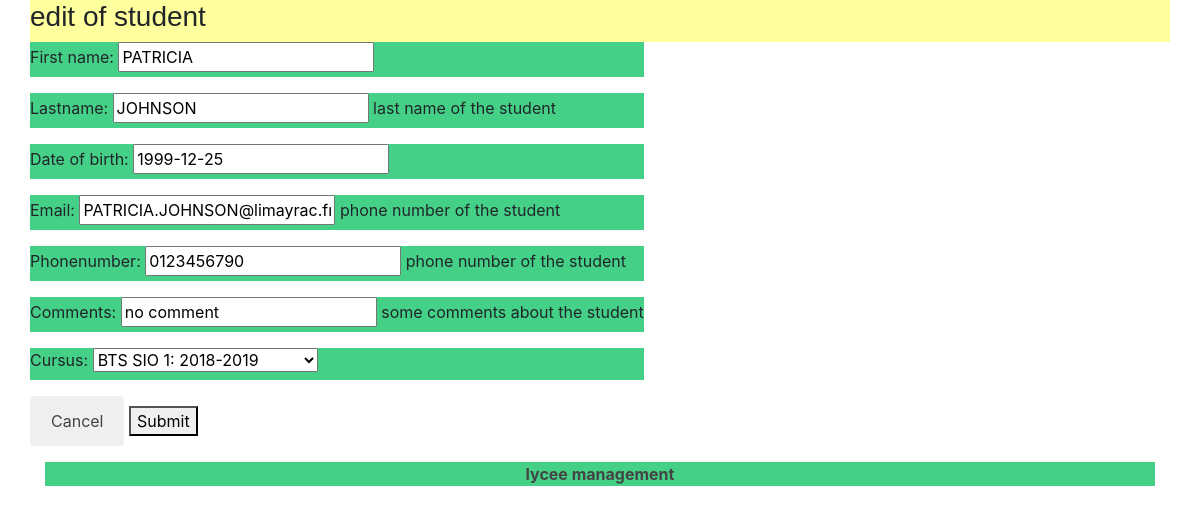
Screenshot of /lycee/student/edit/2 with the database file from the repository.
### lycee/models.py (models this page shows, shortened)
class Student(models.Model):
  first_name = models.CharField(
    max_length=50,
    blank=False,# pas de champ vide
    null=False# pas de champ null
  )
  birth_date = models.DateField(
    verbose_name='date of birth',
    blank=False,# pas de champ vide
    null=False# pas de champ null
  )
  last_name = models.CharField(
    verbose_name="lastname",
    help_text="last name of the student",
    blank=False,# pas de champ vide
    null=False,# pas de champ null
    default="???",
    max_length=255, # taille maximale du champ
  )
  phone = models.CharField(
    verbose_name="phonenumber",
    help_text="phone number of the student",
    blank=False,# pas de champ vide
    null=False,# pas de champ null
    default="0123456789",
    max_length=10, # taille maximale du champ
  )
  email = models.EmailField(
    verbose_name="email",
    help_text="phone number of the student",
    blank=False,# pas de champ vide
    null=False,# pas de champ null
    default="x@y.z",
    max_length=255,# taille maximale du champ
  )
  comments = models.CharField(
    verbose_name="comments",
    help_text="some comments about the student",
    blank=True,
    null=False,# pas de champ null
    default="",
    max_length=255,# taille maximale du champ
  )
  cursus = models.ForeignKey(
    Cursus,
    on_delete=models.CASCADE, # necessaire selon la version de Django
    null=True
  )

### lycee/views.py (the view)
# urls.py: path('lycee/student/edit/<int:student_id>',views.edit_student,name='edit_student'),
def edit_student(request,student_id):
    result_list = Student.objects.get(pk=student_id)
    form = None #Creation de form vide
    if (request.method == 'POST'):
        form = StudentForm(request.POST, instance= result_list)
        if form.is_valid():
            form.save() #On sauvegarde le form en sont état actuel
            return redirect('detail_student',student_id)
    else:
        form = StudentForm(instance= result_list) #On ne change rien au niveau de la bdd
    return render(request,'lycee/student/edit.html',{'form' : form})

### lycee/forms.py
class StudentForm(ModelForm):
    class Meta:
        model = Student
        fields = (
            "first_name",
            "last_name",
            "birth_date",
            "email",
            "phone",
            "comments",
            "cursus",
        )

### lycee/models.py (called while the page is built)
  def __str__(self):
    return '{} {}: {}'.format(self.name, self.year_from_bac, self.scholar_year)

### templates/lycee/student/edit.html (shortened to what this page needs)
<!DOCTYPE html>
<html lang="en">
<head>
</head>
<body>
{% extends 'master.html' %}
{% if liste %}
    {% block title %}
        edit of student
    {% endblock %}
    {% block content %}
        <form method="POST">
        {{ form.as_p }}
        <div class="boutons">
            <button class="button radius alert left" type="cancel"><a href="{% url 'index' %}">Cancel</a></button>
            <button class="button radius success right" type="submit">Submit</button>
        </div>
        </form>
    {% endblock %}
{% endif %}

### lycee/static/style.css (style rules this page uses)
a { color : #444444; }
p { background-color: #44d187 }
html { position: relative; min-height: 100%; }

### rows the page displays
Student: first_name "PATRICIA", last_name "JOHNSON", birth_date "1999-12-25", email "PATRICIA.JOHNSON@limayrac.fr", phone "0123456790", comments "no comment", cursus "BTS SIO 1: 2018-2019"
